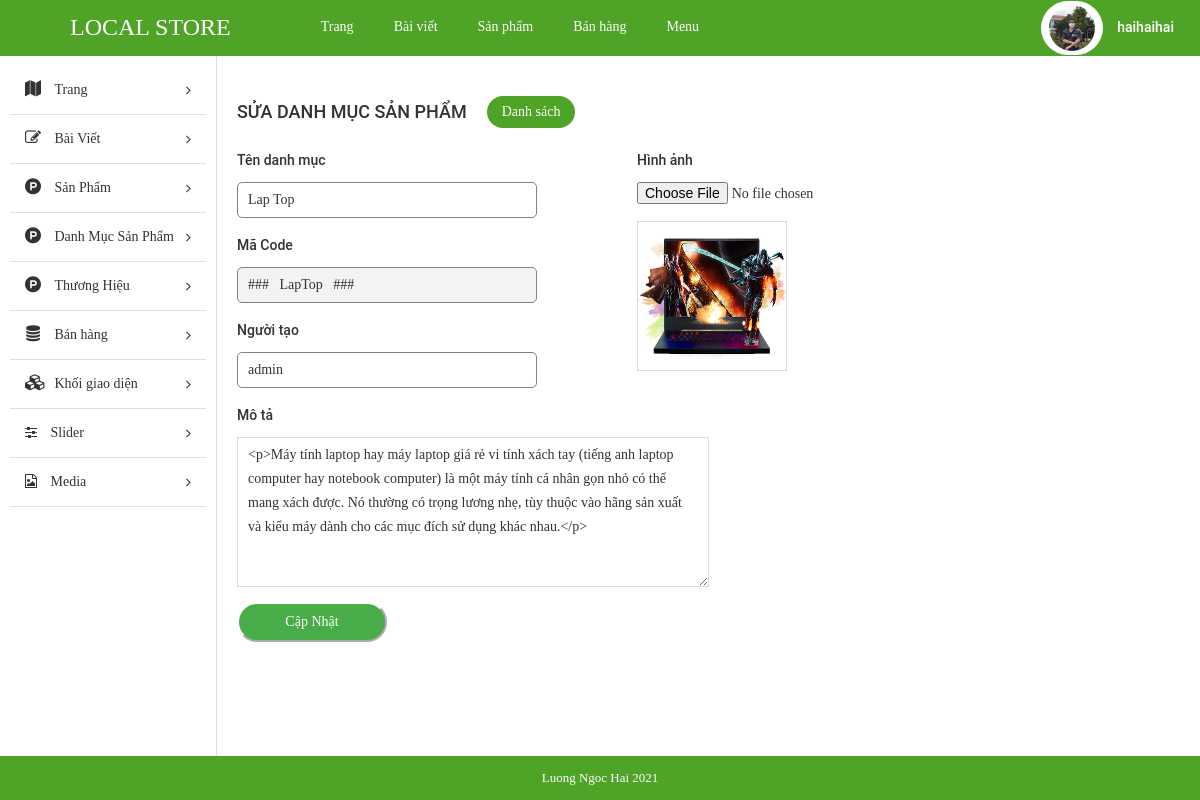
The app's page /admin/index.php?modules=categorys&contollers=index&action=edit&id=12 (signed in) with its own data.
### tables this page shows
CREATE TABLE `tbl_category` (
  `id` int(11) NOT NULL,
  `name` varchar(255) NOT NULL,
  `code` varchar(255) NOT NULL,
  `image` varchar(255) NOT NULL,
  `description` text NOT NULL,
  `create_date` varchar(255) NOT NULL,
  `user` varchar(255) NOT NULL
);

### admin/modules/categorys/controllers/indexController.php (called while the page is built, shortened)
<?php
function editAction() {
	$id = $_GET['id'];
	$data = get_category_by_id($id);
	load_view('show',$data);
}

### admin/libraries/database.php (called while the page is built, shortened)
<?php
function db_query($query_string) {
    global $conn;
    $result = mysqli_query($conn, $query_string);
    return $result;
}
function db_fetch_array($query_string) {
    $result = array();
    $mysqli_result = db_query($query_string);
    while ($row = mysqli_fetch_assoc($mysqli_result)) {
        $result[] = $row;
    }
    return $result;
}

### admin/modules/categorys/models/indexModel.php (called while the page is built, shortened)
<?php
function get_category_by_id($id){
	return db_fetch_array("SELECT * FROM `tbl_category` WHERE `id` = '$id'");
}

### admin/core/router.php (called while the page is built, shortened)
<?php
$action_name = get_action().'Action';
call_function(array('construct', $action_name));

### admin/core/appload.php (called while the page is built, shortened)
<?php
require CONFIGPATH . DIRECTORY_SEPARATOR . 'database.php';
require LIBPATH . DIRECTORY_SEPARATOR . 'database.php';
require COREPATH . DIRECTORY_SEPARATOR . 'base.php';
require COREPATH . DIRECTORY_SEPARATOR . 'router.php';

### admin/index.php (called while the page is built, shortened)
<?php
require COREPATH.DIRECTORY_SEPARATOR.'appload.php';

### admin/modules/categorys/views/showView.php (the view, shortened to what this page needs)
<div id="main-content-wp" class="add-cat-page">
    <div class="wrap clearfix">
        <div id="content" class="fl-right">
            <div class="section" id="title-page">
                <div class="clearfix">
                    <h3 id="index" class="fl-left">Sửa danh mục sản phẩm</h3>
                    <a href="?modules=categorys&controllers=index&action=list" title="" id="add-new" class="fl-left">Danh sách</a>
                </div>
            </div>
            <div class="section" id="detail-page">
                <div class="section-detail">
                    <?php if(!empty($data)) foreach ($data as $value) {?>
                    <form method="POST" action="?modules=categorys&controllers=index&action=update&id=<?php echo $value['id'] ;?>" enctype="multipart/form-data">
                        <div style="display: flex;">
                            <div style="width: 400px;">
                                <label for="title">Tên danh mục</label>
                                <input type="text" name="name" id="title" value="<?php echo $value['name']; ?>" style="display: block;width: 300px;">
                                <label for="title">Mã Code</label>
                                <input type="text" name="code" id="username" readonly="readonly" value="<?php echo $value['code']; ?> " style="display: block;width: 300px;">
                                <label for="title">Người tạo</label>
                                <input type="text" name="user" id="title" value="<?php echo $value['user']; ?>" style="display: block;width: 300px;">
                            </div>
                            <div style="width: 400px;">
                                <label>Hình ảnh</label>
                                <div id="uploadFile">
                                    <input type="file" name="image" id="upload-thumb">
                                    <img src="<?php echo $value['image']; ?>">
                                </div>
                            </div>
                        </div>
                        <label for="desc">Mô tả</label>
                        <textarea name="description" id="desc" class="ckeditor"><?php echo $value['description']; ?></textarea>
                    <?php };?>
                        <input type="submit" name="btn_submit" id="btn-submit" value="Cập Nhật" style="height: 40px;
                                                                                                border-radius: 60px;
                                                                                                width: 150px;
                                                                                                color: green;
                                                                                                border-color: white;
                                                                                                color: white;
                                                                                                background-color: #48ad48;">
                    </form>
                </div>
            </div>
        </div>
    </div>
</div>

### admin/core/base.php (shortened to what this page needs)
<?php
function get_module() {
    global $config;
    $module = isset($_GET['modules']) ? $_GET['modules'] : $config['default_module'];
    return $module;
}
function call_function($list_function = array()) {
    if (is_array($list_function)) {
        foreach ($list_function as $f) {
            if (function_exists($f())) {
                $f();
            }
        }
    }
}
function load_view($name, $data_send = array()) {
    $data = $data_send;
    $path = MODULESPATH . DIRECTORY_SEPARATOR . get_module() . DIRECTORY_SEPARATOR . 'views' . DIRECTORY_SEPARATOR . $name . 'View.php';
    if (file_exists($path)) {
        require $path;
    } else {
        echo "Không tìm thấy {$path}";
    }
}
function get_header($name = '') {
    global $data;
    if (empty($name)) {
        $name = 'header';
    } else {
        $name = "header-{$name}";
    }
    $path = LAYOUTPATH . DIRECTORY_SEPARATOR . $name . '.php';
    if (file_exists($path)) {
        if (is_array($data)) {
            foreach ($data as $key => $a) {
                $$key = $a;
            }
        }
        require $path;
    } else {
        echo "Không tìm thấy {$path}";
    }
}
function get_footer($name = '') {
    global $data;
    if (empty($name)) {
        $name = 'footer';
    } else {
        $name = "footer-{$name}";
    }
    $path = LAYOUTPATH . DIRECTORY_SEPARATOR . $name . '.php';
    if (file_exists($path)) {
        if (is_array($data)) {
            foreach ($data as $key => $a) {
                $$key = $a;
            }
        }
        require $path;
    } else {
        echo "Không tìm thấy {$path}";
    }
}
function get_sidebar($name = '') {
    global $data;
    if (empty($name)) {
        $name = 'sidebar';
    } else {
        $name = "sidebar-{$name}";
    }
    $path = LAYOUTPATH . DIRECTORY_SEPARATOR . $name . '.php';
    if (file_exists($path)) {
        if (is_array($data)) {
            foreach ($data as $key => $a) {
                $$key = $a;
            }
        }
        require $path;
    } else {
        echo "Không tìm thấy {$path}";
    }
}
?>

### admin/public/css/import/global.css (style rules this page uses)
body { font-family: "Roboto Regular"; font-size: 14px; line-height: 24px; color: #333; }
.fl-left { float: left; }
.fl-right { float: right; }
img { max-width: 100%; height: auto; display: block; }

### admin/public/css/import/list_post.css (style rules this page uses)
#content { width: 82%; border-left: 1px solid #ddd; padding: 20px; }
#add-new { display: inline-block; color: #fff; background: #4fa327; padding: 4px 15px; margin: 20px; border-radius: 20px; }
#index { font-family: 'Roboto Medium'; font-weight: normal; text-transform: uppercase; font-size: 18px; padding: 24px 0px; }

### admin/public/css/import/add_cat.css (style rules this page uses)
.add-cat-page #detail-page .section-detail label { display: block; padding-bottom: 10px; font-family: 'Roboto Medium'; font-weight: normal; }
.add-cat-page #detail-page .section-detail input[type="text"] { display: block; padding: 5px 10px; border: 1px solid #ddd; width: 35%; margin-bottom: 15px; border-radius: 5px; border-color: gray; }
.add-cat-page #detail-page .section-detail textarea { display: block; padding: 5px 10px; border: 1px solid #ddd; width: 50%; height: 150px; margin-bottom: 15px; }
#uploadFile { margin-bottom: 15px; }
#uploadFile img { margin-top: 15px; width: 150px; height: 150px; overflow: hidden; border: 1px solid #ddd; }

### admin/public/css/import/info_account.css (style rules this page uses)
#username { cursor: not-allowed; background: #f3f3f3; }

### records on screen
tbl_category: name "Lap Top", code "### LapTop ###", user "admin", image (picture), description "<p>Máy tính laptop hay máy laptop giá rẻ vi tính xách tay (tiếng anh laptop computer hay notebook computer) là một máy tính cá nhân gọn nhỏ có thể mang xách được. Nó thường có trọng lương nhẹ, tùy thuộc vào hãng sản xuất và kiểu máy dành cho các mục đích sử dụng khác nhau.</p>"
